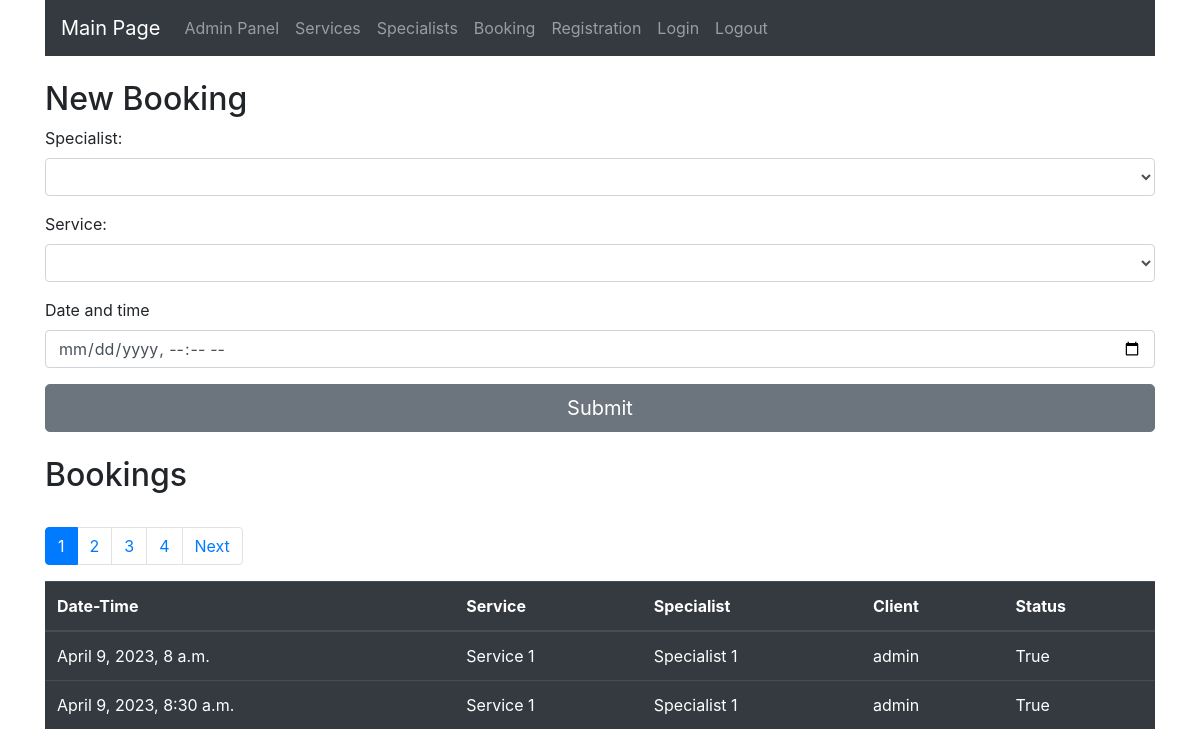
Page /booking/ (signed in) on the committed database.
### services/models.py (models this page shows, shortened)
class Booking(models.Model):
    specialist = models.ForeignKey(Specialist, on_delete=models.CASCADE)
    service = models.ForeignKey(Service, on_delete=models.CASCADE)
    client = models.ForeignKey(User, on_delete=models.CASCADE)
    date = models.DateTimeField(auto_now=False)
    status = models.BooleanField(default=False)

class Service(models.Model):
    name = models.CharField(max_length=100)
    time = models.IntegerField()
    price = models.IntegerField()
    def __str__(self):
        return self.name

class Specialist(models.Model):
    RANK_CHOICES = (
        (1, 'Rank 1'),
        (2, 'Rank 2'),
    )
    STATUS_CHOICES = (
        (1, 'Status 1'),
        (2, 'Status 2'),
        (3, 'Status 3'),
        (4, 'Status 4'),
    )
    name = models.CharField(max_length=100)
    rank = models.IntegerField(default=0, choices=RANK_CHOICES)
    phone = models.IntegerField()
    status = models.IntegerField(default=0, choices=STATUS_CHOICES)
    services = models.ManyToManyField(Service)
    def __str__(self):
        return self.name

### services/views.py (the view, shortened to what this page needs)
# urls.py: path('booking/', views.booking, name='booking'),
@login_required(login_url='login')
def booking(request):
    work_schedules = WorkScheduleModel.objects.filter(date__gte=datetime.date.today(),
                                                      date__lte=datetime.date.today() + datetime.timedelta(
                                                          days=7)).all()
    specialists = SpecialistModel.objects.filter(workschedule__in=work_schedules).distinct()
    services = ServiceModel.objects.filter(specialist__in=specialists).distinct()
    client = User.objects.get(id=request.user.pk)
    bookings = BookingModel.objects.all()
    paginator = Paginator(bookings, 2)
    page_number = request.GET.get("page")
    page_obj = paginator.get_page(page_number)
    return render(request, 'booking.html', {'specialists': specialists, 'services': services, 'page_obj': page_obj})

### services/templates/booking.html (shortened to what this page needs)
{% extends 'base.html' %}
{% block content %}
<h2>New Booking</h2>
<form method="post" id="booking">
    <div class="form-group">
        <div class="form-group">
            <label for="specialist">Specialist: </label>
            <select class="form-control" name="specialist" id="specialist" required>
            </select>
        </div>
        <div class="form-group">
            <label for="service">Service: </label>
            <select class="form-control" name="service" id="service" required>
            </select>
        </div>
        <div class="form-group">
            <label for="date-time">Date and time</label>
            <input type="datetime-local" class="form-control" name="date_time" id="date-time" required>
        </div>
    </div>
</form>
<button type="submit" class="btn btn-secondary btn-lg btn-block" form="booking">Submit</button>
<br>
<h2>Bookings</h2>
<table class="table table-dark">
    <thead>
    <tr>
        <th scope="col">Date-Time</th>
        <th scope="col">Service</th>
        <th scope="col">Specialist</th>
        <th scope="col">Client</th>
        <th scope="col">Status</th>
    </tr>
    </thead>
    <tbody>
    {% for booking in page_obj %}
    <tr>
        <td scope="row">{{ booking.date }}</td>
        <td scope="row">{{ booking.service }}</td>
        <td scope="row">{{ booking.specialist }}</td>
        <td scope="row">{{ booking.client }}</td>
        <td scope="row">{{ booking.status }}</td>
    </tr>
    {% endfor %}
    <br>
    {% include 'inc/pagination.html' %}
    </tbody>
</table>
{% endblock %}

### rows in the picture
Booking: date "April 9, 2023, 8 a.m.", service "Service 1", specialist "Specialist 1", client "admin", status "True"
Booking: date "April 9, 2023, 8:30 a.m.", service "Service 1", specialist "Specialist 1", client "admin", status "True"

### other values in the picture
{{ page_number.number }} "1" "2" "3" "4"
